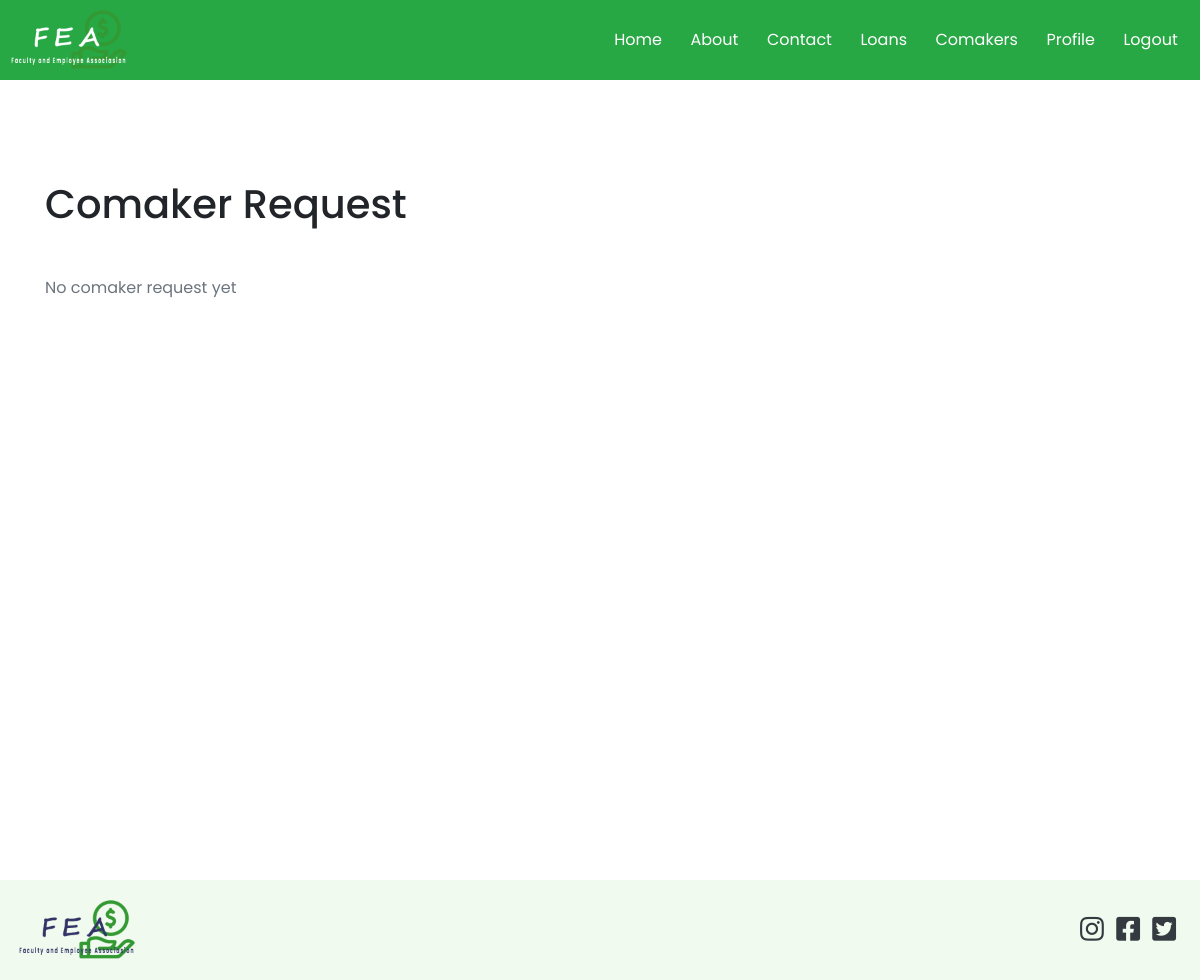
Before: /comakers.php (signed in) with the older database file.
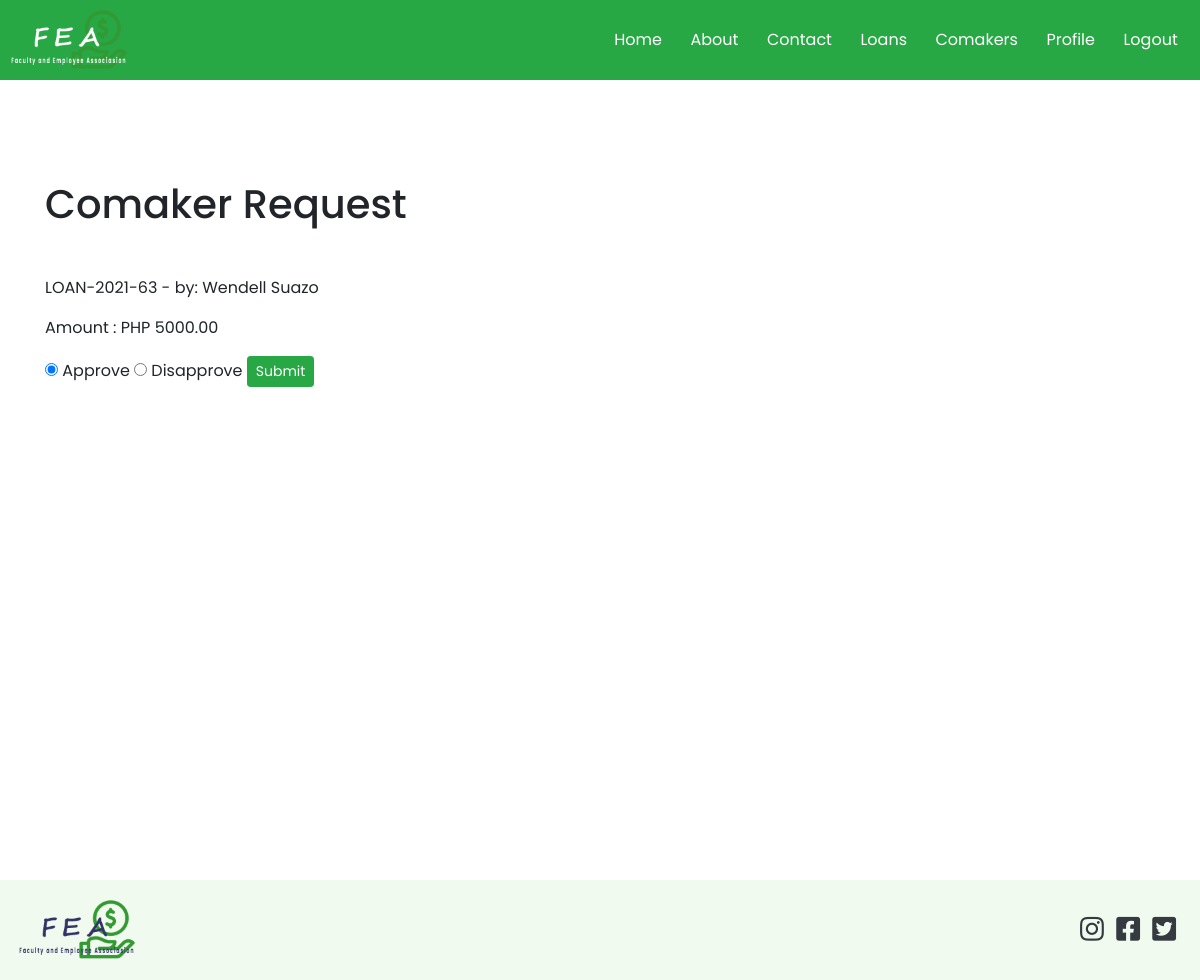
After: the same page with the newer database file.
### tables this page shows
CREATE TABLE `loans` (
  `id` int(11) NOT NULL,
  `transaction_id` varchar(50) NOT NULL,
  `loan_number` varchar(50) NOT NULL,
  `membership_number` varchar(50) NOT NULL,
  `amount` double NOT NULL,
  `term` varchar(50) NOT NULL,
  `status` varchar(50) NOT NULL DEFAULT 'pending',
  `loan_type_id` int(11) NOT NULL,
  `total_amount` double NOT NULL,
  `user_id` int(11) NOT NULL,
  `comaker1_id` int(11) DEFAULT NULL,
  `comaker2_id` int(11) DEFAULT NULL,
  `approved_by_c1` tinyint(1) NOT NULL DEFAULT 0,
  `approved_by_c2` tinyint(1) DEFAULT 0,
  `created_at` timestamp NOT NULL DEFAULT current_timestamp()
);

CREATE TABLE `users` (
  `id` int(11) NOT NULL,
  `account_number` varchar(50) NOT NULL,
  `firstname` varchar(50) NOT NULL,
  `middlename` varchar(50) NOT NULL,
  `lastname` varchar(50) NOT NULL,
  `home_address` varchar(255) NOT NULL,
  `permanent_address` varchar(255) NOT NULL,
  `gender` varchar(50) NOT NULL,
  `birth_date` varchar(255) DEFAULT NULL,
  `contact_number` varchar(50) NOT NULL,
  `email` varchar(50) NOT NULL,
  `password` varchar(50) NOT NULL,
  `position_id` int(11) DEFAULT NULL,
  `sg` int(11) NOT NULL,
  `employment_status` varchar(50) NOT NULL,
  `department_id` int(11) NOT NULL,
  `name_of_spouse` varchar(100) NOT NULL,
  `fathers_name` varchar(100) NOT NULL,
  `mothers_maiden_name` varchar(50) NOT NULL,
  `beneficiary` varchar(255) NOT NULL,
  `paid_membership` tinyint(1) NOT NULL DEFAULT 0,
  `active` tinyint(1) NOT NULL DEFAULT 0,
  `reason1` text DEFAULT NULL,
  `reason2` text DEFAULT NULL,
  `reason3` text DEFAULT NULL,
  `created_at` timestamp NOT NULL DEFAULT current_timestamp()
);

### app/models/User.php (called while the page is built, shortened)
<?php
class User extends Connection
{
    public static function Auth()
    {
        if (isset($_SESSION['id'])) {
            return true;
        } else {
            return false;
        }
    }
}

### app/config/config.php (called while the page is built, shortened)
<?php
class Connection
{
    public $conn;
    public function __construct()
    {
        try {
            $dsn = 'mysql:host=' . HOST . ';dbname=' . DB_NAME;
            $this->conn = new PDO($dsn, USERNAME, PASSWORD);
            $this->conn->setAttribute(PDO::ATTR_DEFAULT_FETCH_MODE, PDO::FETCH_OBJ);
            $this->conn->setAttribute(PDO::ATTR_EMULATE_PREPARES, false);
        } catch (PDOException $e) {
            echo "Error!: " . $e->getMessage() . "<br/>";
            die();
        }
        return $this->conn;
    }
}

### app/controllers/LoanController.php (called while the page is built, shortened)
<?php
class Loan extends Connection
{
    public function getUser($id)
    {
        $sql = "SELECT * FROM users WHERE id=:id";
        $stmt = $this->conn->prepare($sql);
        $stmt->execute(['id' => $id]);
        return $stmt->fetch();
    }
}

### app/helpers/showPrice.php (called while the page is built)
<?php
function formatDecimal($num)
{
    return  number_format((float)$num, 2, '.', '');
}

### comakers.php (the view, shortened to what this page needs)
<?php
require_once 'core.php';
$loan = new Loan();
$user_id = $_SESSION['id'];
$sql = "SELECT * FROM loans WHERE comaker1_id=$user_id AND approved_by_c1=0 OR comaker2_id=$user_id AND  approved_by_c2=0";
$stmt = $conn->query($sql);
$activeLoan = $stmt->fetch();
if ($activeLoan) {
    $activeUser = $loan->getUser($activeLoan->user_id);
}
?>
<?php require_once BASE . '/app/includes/header.php' ?>
<div class="wrapper" style="padding: 100px 0">
    <div class="container">
        <div class="row">
            <div class="col-md-12">
                <h1 class="mb-5">Comaker Request</h1>
                <?php if ($activeLoan) : ?>
                    <p>
                        <?php echo $activeLoan->loan_number . ' - by: ' . ucfirst($activeUser->firstname) . ' ' . ucfirst($activeUser->lastname) ?>
                    </p>
                    <p>
                        Amount : PHP <?php echo formatDecimal($activeLoan->amount) ?>
                    </p>
                    <form action="<?php echo $_SERVER['PHP_SELF'] ?>" method="POST">
                        <div class="form-group">
                            <input type="radio" name="approve" id="approve" value="1" checked> Approve
                            <input type="radio" name="approve" id="approve" value="0"> Disapprove
                            <button type="submit" name="comaker_approval" class="btn btn-success btn-sm">Submit</button>
                        </div>
                    </form>
                <?php else : ?>
                    <p class="text-secondary">No comaker request yet</p>
                <?php endif ?>
            </div>
        </div>
    </div>
</div>
<?php include 'app/includes/footer.php' ?>

### app/includes/header.php (shortened to what this page needs)
<!DOCTYPE html>
<html lang="en">
<head>
    <link rel="stylesheet" href="https://cdnjs.cloudflare.com/ajax/libs/font-awesome/5.15.2/css/all.min.css">
    <link href="https://cdn.jsdelivr.net/npm/select2@4.1.0-rc.0/dist/css/select2.min.css" rel="stylesheet" />
    <link rel="stylesheet" href="assets/css/bootstrap.min.css">
    <link rel="stylesheet" href="assets/css/main.css?id=<?php echo time() ?>">
    <link rel="stylesheet" href="assets/css/loan.css?id=<?php echo time() ?>">
</head>
<body>
    <nav class="main-nav" id="main-nav" style="background: #28a745!important;">
        <a href="index.php" class="logo"><img src="assets/img/logo_light.png" alt="logo"></a>
        <ul>
            <li class="">
                <a href="index.php">Home</a>
            </li>
            <li>
                <a href="about.php">About</a>
            </li>
            <li>
                <a href="contact.php">Contact</a>
            </li>
            <li>
                <a href="loans.php">Loans</a>
            </li>
            <li>
                <a href="comakers.php">Comakers</a>
            </li>
            <?php if (User::Auth()) : ?>
                <li>
                    <a href="profile.php?id=<?php echo $_SESSION['id'] ?>">Profile</a>
                </li>
                <li>
                    <form action="<?php echo $_SERVER['PHP_SELF'] ?>" method="POST">
                        <button type="submit" class="text-white" name="logout" style="border:none; background:none; width:100%">Logout</button>
                    </form>
                </li>
            <?php endif ?>
        </ul>
    </nav>

### app/includes/footer.php (shortened to what this page needs)
<footer>
    <a href="index.php" class="logo"><img src="assets/img/logo_dark.png" alt="logo"></a>
    <div class="footer-icons">
        <a href="#"><i class="icon fab fa-instagram text-dark"></i></a>
        <a href="#"><i class="icon fab fa-facebook-square text-dark"></i></a>
        <a href="#"><i class="icon fab fa-twitter-square text-dark"></i></a>
    </div>
</footer>
</body>
</html>

### assets/css/main.css (style rules this page uses)
* { margin: 0; padding: 0; -webkit-box-sizing: border-box; box-sizing: border-box; }
body { font-family: "Poppins", sans-serif; scroll-behavior: smooth; overflow-x: hidden; }
a { text-decoration: none; }
li { list-style: none; }
.wrapper { width: 100%; min-height: 100vh; position: relative; }
footer { padding: 0 1rem; background: rgba(114, 41, 13, 0.52); background: #f1faee; min-height: 100px; display: -webkit-box; display: -ms-flexbox; display: flex; -webkit-box-align: center; -ms-flex-align: center; align-items: center; z-index: -1; }
footer .logo { z-index: 100 !important; }
.footer-icons .icon { z-index: 100; color: black; font-size: 1.7rem; margin-right: 0.5rem; -webkit-transition: 0.3s ease; transition: 0.3s ease; }
.main-nav { width: 100%; height: 10vh; display: -webkit-box; display: -ms-flexbox; display: flex; -ms-flex-pack: distribute; justify-content: space-around; -webkit-box-align: center; -ms-flex-align: center; align-items: center; padding: 0.7rem 0.5rem; -webkit-transition: 300ms ease-out; transition: 300ms ease-out; background: transparent; }
.main-nav ul { width: 50%; height: 100%; display: -webkit-box; display: -ms-flexbox; display: flex; -ms-flex-pack: distribute; justify-content: space-around; -webkit-box-align: center; -ms-flex-align: center; align-items: center; padding-top: 1rem; }
.main-nav ul li { -webkit-transition: 0.2s ease-in-out; transition: 0.2s ease-in-out; }
.main-nav ul li a { color: #fff; }
.logo { padding: 0.8rem 0; margin-right: auto; width: 120px; text-decoration: none; }
.logo img { width: 100%; height: 100%; }

### assets/css/loan.css (style rules this page uses)
p { margin-top: 0; margin-bottom: 1rem; }

Changed rows visible on the page:
added loans: loan_number "LOAN-2021-63", amount "5000.00"
now on this page (row edited): users: firstname "Wendell", lastname "Suazo"
Other visible differences:
form field approve: (not shown) → "☑"
form field approve: (not shown) → "☐"
text no longer shown: "No comaker request yet"
text now shown: "- by: Amount : PHP Approve Disapprove Submit"
